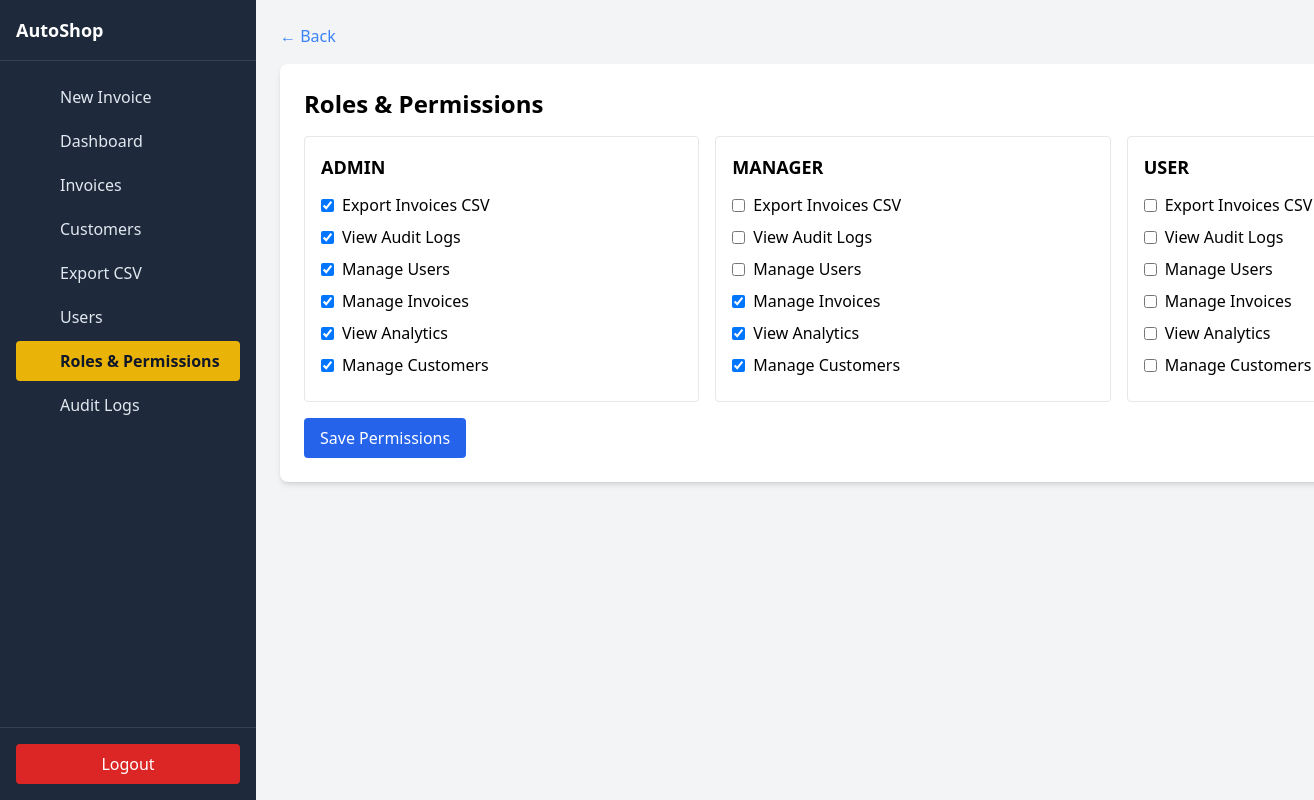
/admin/permissions.php (signed in), run on the app's committed database.
### tables this page shows
CREATE TABLE permissions (
    id INT AUTO_INCREMENT PRIMARY KEY,
    name VARCHAR(100) UNIQUE NOT NULL,
    label VARCHAR(150) NOT NULL,
    description TEXT NULL,
    created_at TIMESTAMP DEFAULT CURRENT_TIMESTAMP
);

### admin/permissions.php (the view, shortened to what this page needs)
<?php
require '../config.php';
$permsStmt = $pdo->query('SELECT * FROM permissions ORDER BY id');
$permissions = $permsStmt->fetchAll();
$roles = ['admin', 'manager', 'user'];
$rolePerms = [];
$stmt = $pdo->prepare('SELECT permission_id FROM role_permissions WHERE role = ?');
foreach ($roles as $r) {
    $stmt->execute([$r]);
    $ids = $stmt->fetchAll(PDO::FETCH_COLUMN);
    $rolePerms[$r] = $ids ?: [];
}
?>
<!DOCTYPE html>
<html lang="en">
<head>
    <script src="https://cdn.tailwindcss.com"></script>
</head>
<body class="bg-gray-100 p-6">
    <?php include __DIR__ . '/../partials/sidebar.php'; ?>
    <div class="container mx-auto ml-0 md:ml-64">
        <a href="index.php" class="text-blue-500 hover:underline mb-4 inline-block">&larr; Back</a>
        <div class="bg-white p-6 rounded-lg shadow-md">
            <h2 class="text-2xl font-bold mb-4">Roles & Permissions</h2>
            <form method="post" action="save_permissions.php">
                <div class="grid grid-cols-1 md:grid-cols-3 gap-4">
                    <?php foreach ($roles as $r): ?>
                    <div class="border rounded p-4">
                        <h3 class="font-semibold mb-3 text-lg"><?php echo strtoupper($r); ?></h3>
                        <?php foreach ($permissions as $p): ?>
                            <label class="flex items-center gap-2 mb-2 block">
                                <input type="checkbox" name="perm_<?php echo $r; ?>[]" value="<?php echo $p['id']; ?>" <?php echo in_array($p['id'], $rolePerms[$r]) ? 'checked' : ''; ?>>
                                <span class="font-medium"><?php echo htmlspecialchars($p['label']); ?></span>
                            </label>
                        <?php endforeach; ?>
                    </div>
                    <?php endforeach; ?>
                </div>
                <button type="submit" class="mt-4 bg-blue-600 text-white px-4 py-2 rounded">Save Permissions</button>
            </form>
        </div>
    </div>
</body>
</html>

### partials/sidebar.php (shortened to what this page needs)
<?php
$scriptDir = rtrim(dirname($_SERVER['SCRIPT_NAME']), '/');
$parts = array_values(array_filter(explode('/', $scriptDir), 'strlen'));
if (end($parts) === 'admin') array_pop($parts);
$appRoot = '/' . implode('/', $parts);
if ($appRoot === '/') $appRoot = '';
$menu = [
    ['label' => 'New Invoice', 'href' => $appRoot.'/index.php', 'icon' => 'plus', 'permission' => null],
    ['label' => 'Dashboard', 'href' => $appRoot.'/admin/index.php', 'icon' => 'home', 'permission' => null],
    ['label' => 'Invoices', 'href' => $appRoot.'/manager.php', 'icon' => 'file-text', 'permission' => null],
    ['label' => 'Customers', 'href' => $appRoot.'/admin/customers.php', 'icon' => 'users', 'permission' => 'manage_customers'],
    ['label' => 'Export CSV', 'href' => $appRoot.'/admin/export_invoices.php', 'icon' => 'download', 'permission' => 'export_csv'],
    ['label' => 'Users', 'href' => $appRoot.'/admin/index.php', 'icon' => 'user', 'permission' => 'manage_users'],
    ['label' => 'Roles & Permissions', 'href' => $appRoot.'/admin/permissions.php', 'icon' => 'shield', 'permission' => null],
    ['label' => 'Audit Logs', 'href' => $appRoot.'/admin/logs.php', 'icon' => 'clock', 'permission' => 'view_logs']
];
$logoutHref = $appRoot.'/logout.php';
function svgIcon($name){
    $icons = [
        'home' => '<svg xmlns="http://www.w3.org/2000/svg" class="h-5 w-5" viewBox="0 0 20 20" fill="currentColor"><path d="M10 2L2 8v8a2 2 0 002 2h3v-6h6v6h3a2 2 0 002-2V8L10 2z"/></svg>',
        'file-text' => '<svg xmlns="http://www.w3.org/2000/svg" class="h-5 w-5" fill="none" viewBox="0 0 24 24" stroke="currentColor"><path stroke-linecap="round" stroke-linejoin="round" stroke-width="2" d="M9 12h6m-6 4h6m2 4H7a2 2 0 01-2-2V5a2 2 0 012-2h5l5 5v12a2 2 0 01-2 2z"/></svg>',
        'users' => '<svg xmlns="http://www.w3.org/2000/svg" class="h-5 w-5" fill="none" viewBox="0 0 24 24" stroke="currentColor"><path stroke-linecap="round" stroke-linejoin="round" stroke-width="2" d="M17 20h5v-2a4 4 0 00-3-3.87M9 20H4v-2a4 4 0 013-3.87M16 7a4 4 0 11-8 0 4 4 0 018 0z"/></svg>',
        'download' => '<svg xmlns="http://www.w3.org/2000/svg" class="h-5 w-5" fill="none" viewBox="0 0 24 24" stroke="currentColor"><path stroke-linecap="round" stroke-linejoin="round" stroke-width="2" d="M4 16v2a2 2 0 002 2h12a2 2 0 002-2v-2M7 10l5 5 5-5M12 15V3"/></svg>',
        'user' => '<svg xmlns="http://www.w3.org/2000/svg" class="h-5 w-5" fill="none" viewBox="0 0 24 24" stroke="currentColor"><path stroke-linecap="round" stroke-linejoin="round" stroke-width="2" d="M5.121 17.804A9 9 0 0112 15a9 9 0 016.879 2.804M15 11a3 3 0 11-6 0 3 3 0 016 0z"/></svg>',
        'shield' => '<svg xmlns="http://www.w3.org/2000/svg" class="h-5 w-5" fill="none" viewBox="0 0 24 24" stroke="currentColor"><path stroke-width="2" stroke-linecap="round" stroke-linejoin="round" d="M12 2l8 4v6c0 5-3.58 9.74-8 10-4.42-.26-8-5-8-10V6l8-4z"/></svg>',
        'clock' => '<svg xmlns="http://www.w3.org/2000/svg" class="h-5 w-5" fill="none" viewBox="0 0 24 24" stroke="currentColor"><path stroke-linecap="round" stroke-linejoin="round" stroke-width="2" d="M12 8v4l3 3M12 22a10 10 0 110-20 10 10 0 010 20z"/></svg>',
        'plus' => '<svg xmlns="http://www.w3.org/2000/svg" class="h-5 w-5" fill="none" viewBox="0 0 24 24" stroke="currentColor"><path stroke-linecap="round" stroke-linejoin="round" stroke-width="2" d="M12 4v16m8-8H4"/></svg>'
    ];
    return $icons[$name] ?? '';
}
?>
<div class="fixed inset-y-0 left-0 z-40 w-64 bg-slate-800 text-white transform -translate-x-full md:translate-x-0 transition-transform duration-200" id="site-sidebar">
    <div class="h-full flex flex-col">
        <div class="p-4 border-b border-slate-700 flex items-center justify-between">
            <div class="font-bold text-lg">AutoShop</div>
        </div>
        <nav class="flex-1 overflow-y-auto p-4 space-y-1">
            <?php foreach ($menu as $item):
                $raw = $item['href'];
                if (preg_match('#^https?://#i', $raw)) {
                    $href = $raw;
                } else {
                    $parts = array_values(array_filter(explode('/', $raw), 'strlen'));
                    $clean = [];
                    foreach ($parts as $p) {
                        if (count($clean) === 0 || end($clean) !== $p) $clean[] = $p;
                    }
                    $href = '/' . implode('/', $clean);
                }
                $isActive = strpos($_SERVER['SCRIPT_NAME'], $href) !== false || basename($_SERVER['SCRIPT_NAME']) === basename($href);
            ?>
            <a href="<?php echo htmlspecialchars($href); ?>" class="flex items-center gap-3 px-3 py-2 rounded hover:bg-slate-700 <?php echo $isActive ? 'bg-yellow-500 text-slate-900 font-semibold' : 'text-slate-200'; ?>">
                <span class="w-5 h-5"><?php echo svgIcon($item['icon']); ?></span>
                <span><?php echo htmlspecialchars($item['label']); ?></span>
            </a>
            <?php endforeach; ?>
        </nav>
        <div class="p-4 border-t border-slate-700">
            <a href="<?php echo htmlspecialchars($logoutHref); ?>" class="block px-3 py-2 rounded bg-red-600 hover:bg-red-500 text-white text-center">Logout</a>
        </div>
    </div>
</div>

### partials/sidebar.php (style rules this page uses)
@media (min-width: 768px) { main, .container, .max-w-7xl { margin-left: 16rem; } }

### data on the page
permissions: id "☑", label "Export Invoices CSV"
permissions: id "☑", label "View Audit Logs"
permissions: id "☑", label "Manage Users"
permissions: id "☑", label "Manage Invoices"
permissions: id "☑", label "View Analytics"
permissions: id "☑", label "Manage Customers"

### other printed values
$item['label'] "New Invoice"
$item['label'] "Dashboard"
$item['label'] "Invoices"
$item['label'] "Customers"
$item['label'] "Export CSV"
$item['label'] "Users"
$item['label'] "Roles & Permissions"
$item['label'] "Audit Logs"
$r "ADMIN"
$r "MANAGER"
$r "USER"
